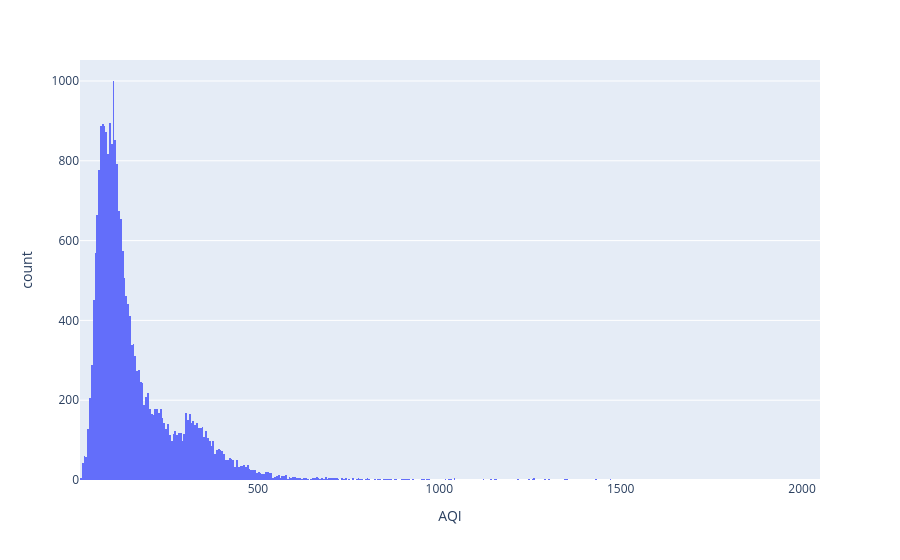

Notebook code for this chart:
### Code cell
fig = px.histogram(df, x="AQI")

fig.show()

### Figure 1 — Plotly figure (JSON) as saved in the notebook; plotly's stock layout.template omitted (floating-point values rounded to 4 significant figures; data arrays with more than 128 entries replaced by an {"elided": "..."} marker saying what was removed)
{"data": [{"bingroup": "x", "hovertemplate": "AQI=%{x}<br>count=%{y}<extra></extra>", "legendgroup": "", "marker": {"color": "#636efa", "pattern": {"shape": ""}}, "name": "", "orientation": "v", "showlegend": false, "type": "histogram", "x": {"elided": "29531 float values"}, "xaxis": "x", "yaxis": "y"}], "layout": {"barmode": "relative", "legend": {"tracegroupgap": 0}, "margin": {"t": 60}, "xaxis": {"anchor": "y", "domain": [0, 1], "title": {"text": "AQI"}}, "yaxis": {"anchor": "x", "domain": [0, 1], "title": {"text": "count"}}}}
